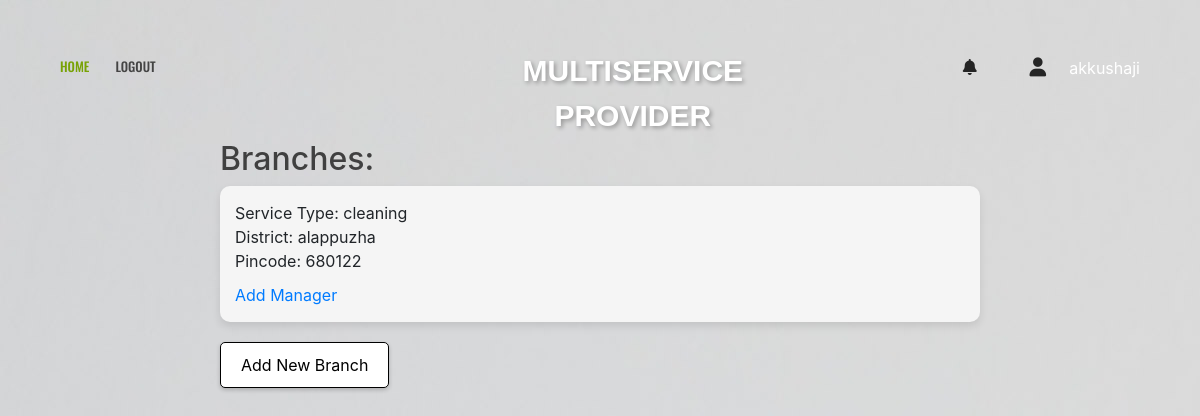
Page /branch_page/14/ (signed in) on the committed database.
### app1/models.py (models this page shows)
class MyUser(AbstractUser):
    email = models.EmailField(unique=True)
    password = models.CharField(max_length=128, default="")
    role = models.CharField(max_length=15, default='client')
    userid = models.AutoField(primary_key=True)

class Branch(models.Model):
    branchid = models.AutoField(primary_key=True)
    providerid = models.ForeignKey(ServiceProvider, on_delete=models.CASCADE)
    providername = models.CharField(max_length=100)
    service_type = models.ForeignKey(ServiceTypes, on_delete=models.CASCADE)
    district = models.CharField(max_length=100)
    pincode = models.IntegerField()
    status = models.CharField(max_length=10, default='inactive')

class ServiceTypes(models.Model):
    service_id = models.AutoField(primary_key=True)
    service_type = models.CharField(max_length=100, unique=True)
    description = models.TextField(blank=True, null=True)
    number_of_providers = models.IntegerField(default=0)

### app1/views.py (the view)
# urls.py: path('branch_page/<int:provider_id>/', views.branch_page, name='branch_page'),
@login_required
def branch_page(request, provider_id):
    user_id = provider_id  # Rename the variable for clarity
    provider = get_object_or_404(ServiceProvider, user=user_id)
    inactive_branches = Branch.objects.filter(providerid=provider, status='inactive')
    return render(request, 'branch.html', {'provider': provider, 'inactive_branches': inactive_branches})

### app1/templates/branch.html (shortened to what this page needs)
{% load static %}
<!doctype html>
<html class="no-js" lang="en">
<head>
        <link rel="stylesheet" href="{% static 'userassets/css/bootstrap.min.css' %}">
        <link rel="stylesheet" href="{% static 'userassets/css/font-awesome.min.css' %}">
        <link rel="stylesheet" href="{% static 'userassets/css/ie7.css' %}">
        <link rel="stylesheet" href="{% static 'userassets/css/plugins.css' %}">
        <link rel="stylesheet" href="{% static 'userassets/css/style.css' %}">
        <link rel="stylesheet" href="https://stackpath.bootstrapcdn.com/bootstrap/4.5.2/css/bootstrap.min.css">
    </head>
    <link rel="stylesheet" href="https://cdnjs.cloudflare.com/ajax/libs/font-awesome/6.0.0/css/all.min.css" />
    <body style="background-image: url('{% static 'userassets/img/bg/bg.jpg' %}')">
        <header class="header-area header-sticky">
            <div class="header-container">
                <div class="row">
                    <div class="col-lg-5 display-none-md display-none-xs">
                        <div class="ht-main-menu">
                            <nav>
                                <ul>
                                    <li class="active"><a href="providerpage">HOME </a>
                                    </li>
                                    {% if user.is_authenticated %}
                                    <li><a href="{% url 'provider_logout' %}">Logout</a></li>
                                    {% endif %}
                                </ul>
                            </nav>
                        </div>
                    </div>
                    <div class="col-lg-2 col-sm-4">
                        <div class="logo text-center">
                            <a href="providerpage" class="logo-text">MULTISERVICE <span class="provider-text" style="padding-top: 30px;">PROVIDER</span></a>
                        </div>
                    </div>
                    <div class="col-lg-5 col-sm-8">
                        <div class="header-content d-flex justify-content-end">
                            <div class="search-wrapper">
                                <a href="#"><span class="icon icon-Search"></span></a>
                            </div>
                            <div class="settings-wrapper">
                                <a href="#"><i class="fas fa-bell"></i></a>
                            </div>
                            <div class="cart-wrapper">
                                <a href="#"><i class="fas fa-user"></i></a>
                                <span style="color: white;">{{request.user}}</span>
                            </div>
                        </div>
                    </div>
                </div>
            </div>
        </header>
                <div class="ht-single-slide">
                    <div class="branches-list">
                        <h2>Branches:</h2>
                        {% for branch in inactive_branches %}
                            <div class="branch-block">
                                <div class="branch-content">
                                    <p>Service Type: {{ branch.service_type.service_type }}</p>
                                    <p>District: {{ branch.district }}</p>
                                    <p>Pincode: {{ branch.pincode }}</p>
                                    <a href="{% url 'manager_registration' branch_id=branch.branchid provider_id=branch.providerid.providerid %}">Add Manager</a>
                                </div>
                            </div>
                        {% endfor %}
                        <a href="{% url 'add_branch_page' provider_id=provider.providerid %}" class="button-style">Add New Branch</a>
                    </div>
                </div>
    </body>
</html>

### static/userassets/css/ie7.css (style rules this page uses)
.icon { font-family: 'Stroke-Gap-Icons'; speak: none; font-style: normal; font-weight: normal; font-variant: normal; text-transform: none; line-height: 1; -webkit-font-smoothing: antialiased; -moz-osx-font-smoothing: grayscale; }
.icon-Search:before { content: "\e6a4"; }

### app1/templates/branch.html (style rules this page uses)
a.logo-text { font-family: Arial, sans-serif; font-size: 30px; font-weight: bold; text-decoration: none; color: white; text-shadow: 2px 2px 4px rgba(0, 0, 0, 0.3); margin-bottom: 35px; }
span.provider-text { padding-top: 30px !important; }
.branches-list { max-width: 800px; margin: 0 auto; position: relative; top: 80%; padding: 20px; }
.branch-block { margin-bottom: 20px; border-radius: 10px; overflow: hidden; box-shadow: 0 4px 8px rgba(0, 0, 0, 0.1); background-color: #f5f5f5; }
.branch-content { padding: 15px; }
.branch-block p { margin: 0; }
.ht-single-slide { position: relative; top: 15%; }
.branch-block a { display: block; margin-top: 10px; color: #007bff; text-decoration: none; }
.button-style { display: inline-block; padding: 10px 20px; background-color: white; color: black; text-decoration: none; border: 1px solid black; border-radius: 5px; box-shadow: 0 2px 4px rgba(0, 0, 0, 0.2); transition: background-color 0.3s, color 0.3s, box-shadow 0.3s; }

### rows in the picture
MyUser: user "akkushaji"
Branch: service_type.service_type "cleaning", district "alappuzha", pincode "680122"
